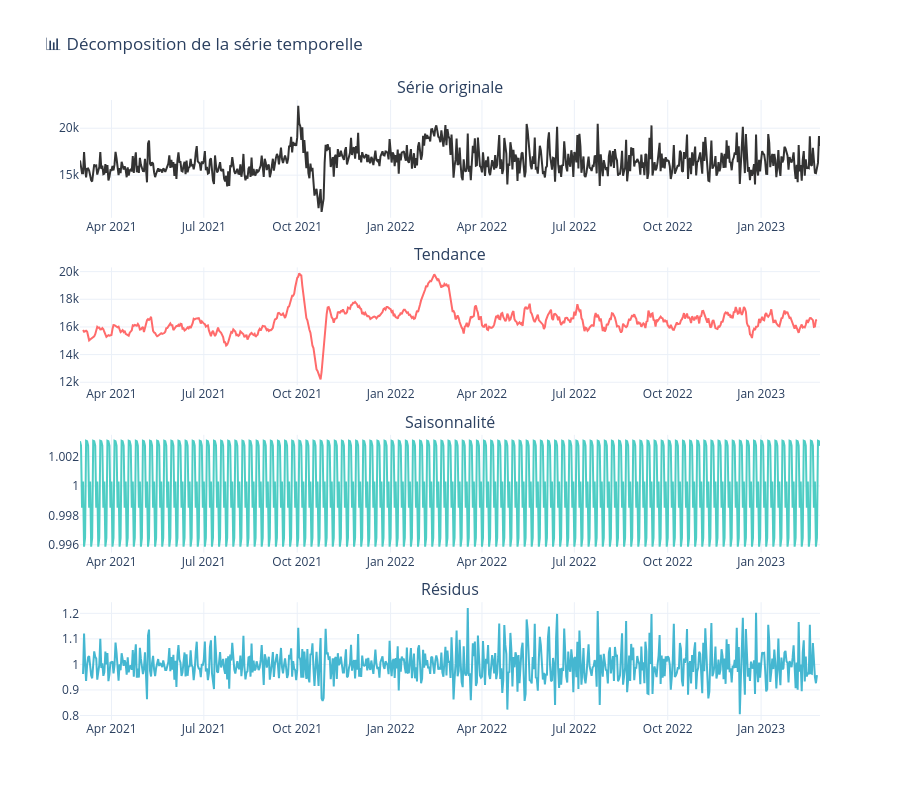

Notebook code for this chart:
### Code cell
# Visualisation de la décomposition
fig = make_subplots(
    rows=4, cols=1,
    subplot_titles=['Série originale', 'Tendance', 'Saisonnalité', 'Résidus'],
    vertical_spacing=0.08
)

fig.add_trace(go.Scatter(x=ts.index, y=ts.values, name='Original', line=dict(color='#333')), row=1, col=1)
fig.add_trace(go.Scatter(x=decomposition.trend.index, y=decomposition.trend.values, name='Tendance', line=dict(color='#FF6B6B')), row=2, col=1)
fig.add_trace(go.Scatter(x=decomposition.seasonal.index, y=decomposition.seasonal.values, name='Saisonnalité', line=dict(color='#4ECDC4')), row=3, col=1)
fig.add_trace(go.Scatter(x=decomposition.resid.index, y=decomposition.resid.values, name='Résidus', line=dict(color='#45B7D1')), row=4, col=1)

fig.update_layout(height=800, title_text='📊 Décomposition de la série temporelle', showlegend=False, template='plotly_white')
fig.show()

### Figure 1 — Plotly figure (JSON) as saved in the notebook; plotly's stock layout.template omitted (floating-point values rounded to 4 significant figures; data arrays with more than 128 entries replaced by an {"elided": "..."} marker saying what was removed)
{"data": [{"line": {"color": "#333"}, "name": "Original", "type": "scatter", "x": {"elided": "730 str values"}, "xaxis": "x", "y": {"elided": "730 float values"}, "yaxis": "y"}, {"line": {"color": "#FF6B6B"}, "name": "Tendance", "type": "scatter", "x": {"elided": "730 str values"}, "xaxis": "x2", "y": {"elided": "730 float values"}, "yaxis": "y2"}, {"line": {"color": "#4ECDC4"}, "name": "Saisonnalité", "type": "scatter", "x": {"elided": "730 str values"}, "xaxis": "x3", "y": {"elided": "730 float values"}, "yaxis": "y3"}, {"line": {"color": "#45B7D1"}, "name": "Résidus", "type": "scatter", "x": {"elided": "730 str values"}, "xaxis": "x4", "y": {"elided": "730 float values"}, "yaxis": "y4"}], "layout": {"annotations": [{"font": {"size": 16}, "showarrow": false, "text": "Série originale", "x": 0.5, "xanchor": "center", "xref": "paper", "y": 1, "yanchor": "bottom", "yref": "paper"}, {"font": {"size": 16}, "showarrow": false, "text": "Tendance", "x": 0.5, "xanchor": "center", "xref": "paper", "y": 0.73, "yanchor": "bottom", "yref": "paper"}, {"font": {"size": 16}, "showarrow": false, "text": "Saisonnalité", "x": 0.5, "xanchor": "center", "xref": "paper", "y": 0.46, "yanchor": "bottom", "yref": "paper"}, {"font": {"size": 16}, "showarrow": false, "text": "Résidus", "x": 0.5, "xanchor": "center", "xref": "paper", "y": 0.19, "yanchor": "bottom", "yref": "paper"}], "height": 800, "showlegend": false, "title": {"text": "📊 Décomposition de la série temporelle"}, "xaxis": {"anchor": "y", "domain": [0, 1]}, "xaxis2": {"anchor": "y2", "domain": [0, 1]}, "xaxis3": {"anchor": "y3", "domain": [0, 1]}, "xaxis4": {"anchor": "y4", "domain": [0, 1]}, "yaxis": {"anchor": "x", "domain": [0.81, 1]}, "yaxis2": {"anchor": "x2", "domain": [0.54, 0.73]}, "yaxis3": {"anchor": "x3", "domain": [0.27, 0.46]}, "yaxis4": {"anchor": "x4", "domain": [0, 0.19]}}}
